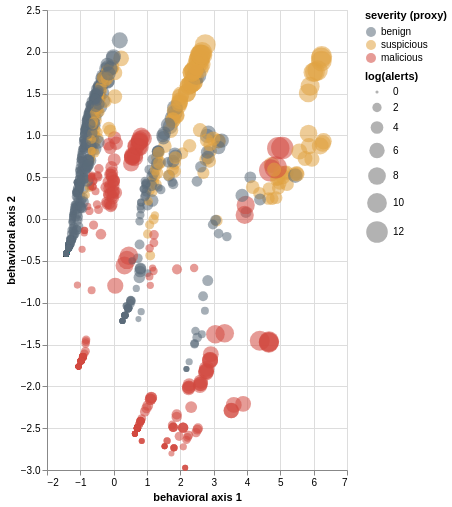

Vega-Lite specification stored for this chart:
### Vega-Lite specification from a JSON file in a GitHub repository (floating-point values rounded to 4 significant figures; data arrays with more than 128 entries replaced by an {"elided": "..."} marker saying what was removed)
{"$schema": "https://vega.github.io/schema/vega-lite/v5.json", "width": "container", "height": 460, "data": {"values": {"elided": "1151 records"}}, "mark": {"type": "circle", "opacity": 0.55}, "encoding": {"x": {"field": "pc1", "type": "quantitative", "title": "behavioral axis 1"}, "y": {"field": "pc2", "type": "quantitative", "title": "behavioral axis 2"}, "size": {"field": "log_count", "type": "quantitative", "title": "log(alerts)", "scale": {"range": [10, 500]}}, "color": {"field": "severity", "type": "nominal", "title": "severity (proxy)", "scale": {"domain": ["benign", "suspicious", "malicious"], "range": ["#5b6b7a", "#e0a341", "#d2483f"]}}, "tooltip": [{"field": "signature"}, {"field": "count"}, {"field": "severity"}]}}
